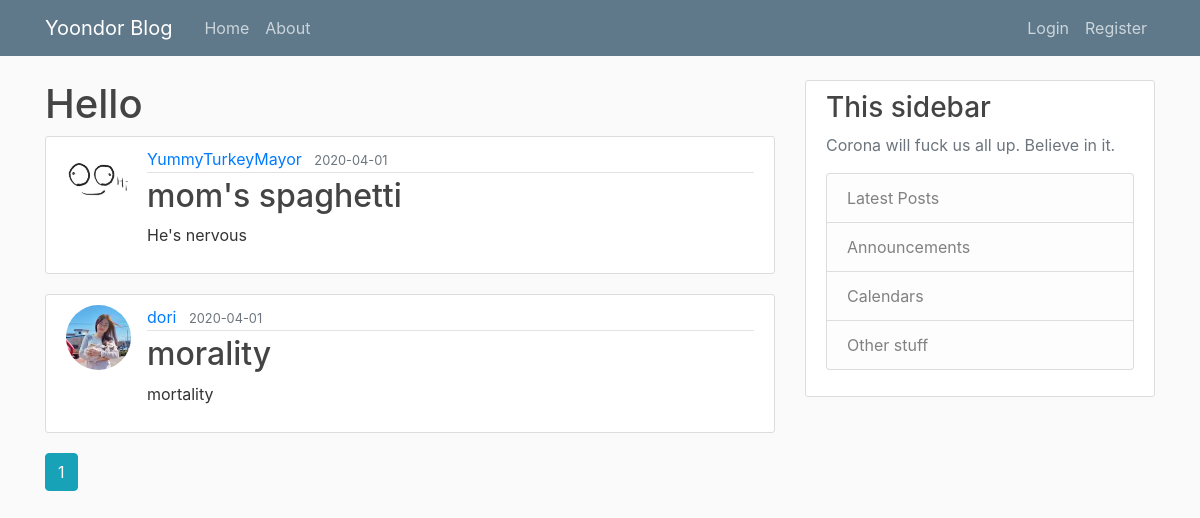
The app's page /home, older data.
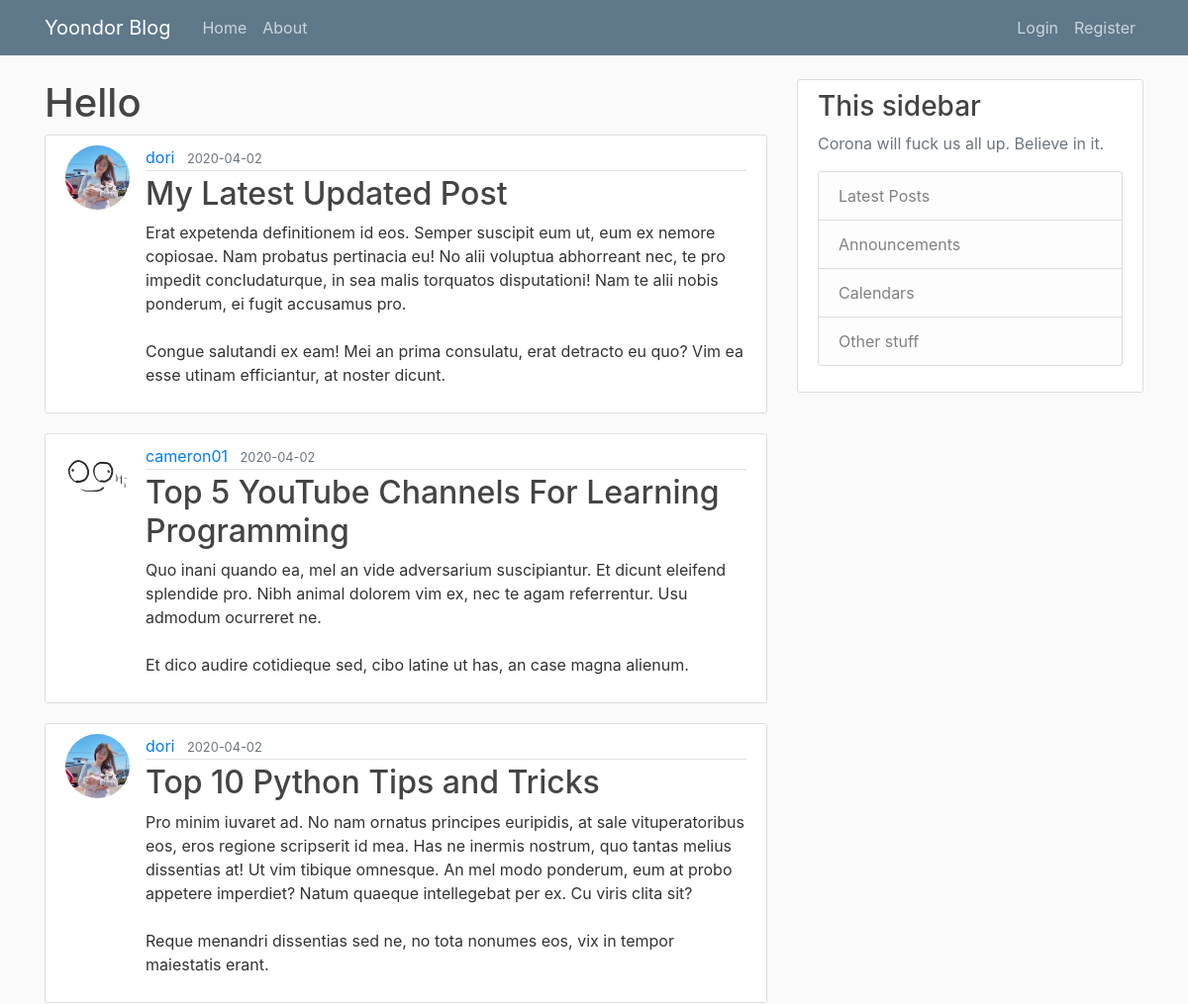
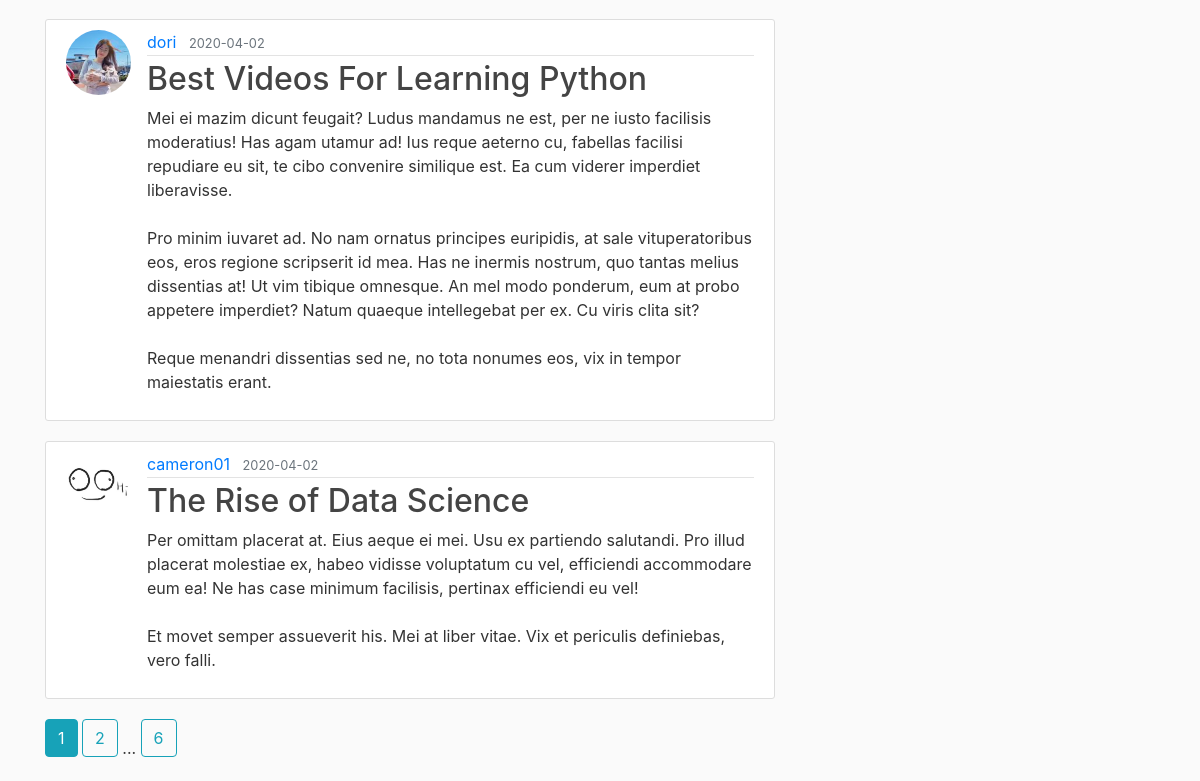
The same page, newer data (2 pictures, top to bottom).
### flaskblog/models.py (models this page shows, shortened)
class Post(db.Model):
    id = db.Column(db.Integer, primary_key=True)
    title = db.Column(db.String(100), nullable=False)
    date_posted = db.Column(db.DateTime, nullable=False, default=datetime.utcnow)
    content = db.Column(db.Text, nullable=False)
    user_id = db.Column(db.Integer, db.ForeignKey('user.id'), nullable=False)

class User(db.Model, UserMixin):
    id = db.Column(db.Integer, primary_key=True)
    username = db.Column(db.String(20), unique=True, nullable=False)
    email = db.Column(db.String(120), unique=True, nullable=False)
    image_file = db.Column(db.String(20), nullable=False, default='default.jpg')
    pw = db.Column(db.String(60), nullable=False)
    posts = db.relationship('Post', backref='author', lazy=True)

### flaskblog/main/routes.py (the view)
@main.route("/")
@main.route("/home")
def hello():
    page = request.args.get('page', 1, type=int)
    posts = Post.query.order_by(Post.date_posted.desc()).paginate(page=page, per_page=5)
    return render_template('home.html', posts=posts)

### flaskblog/templates/home.html
{% extends "layout.html" %}
{% block content %}
    <h1>Hello</h1>
    {% for post in posts.items %}
        <article class="media content-section">
            <img class="rounded-circle article-img" src="{{ url_for('static', filename='profile_pics/' + post.author.image_file)}}">
          <div class="media-body">
            <div class="article-metadata">
              <a class="mr-2" href="{{url_for('users.user_posts', username=post.author.username)}}">{{ post.author.username }}</a>
              <small class="text-muted">{{ post.date_posted.strftime('%Y-%m-%d') }}</small>
            </div>
            <h2><a class="article-title" href="{{ url_for('posts.post', post_id=post.id) }}">{{ post.title }}</a></h2>
            <p class="article-content">{{ post.content }}</p>
          </div>
        </article>
    {% endfor %}
    {% for page_num in posts.iter_pages(left_edge=1, right_edge=1, left_current=1, right_current=2) %}
        {% if page_num %}
            {% if posts.page == page_num %}
                <a class="btn btn-info mb-4" href="{{ url_for('main.hello', page=page_num) }}">{{ page_num }}</a>
            {% else %}
                <a class="btn btn-outline-info mb-4" href="{{ url_for('main.hello', page=page_num) }}">{{ page_num }}</a>
            {% endif %}
        {% else %}
            ...
        {% endif %}
    {% endfor %}
{% endblock content %}

Row changes from the older to the newer data that the page shows:
no longer on this page (row unchanged): Post: image_file (placeholder picture), author.username "YummyTurkeyMayor", date_posted "2020-04-01", title "mom's spaghetti", content "He's nervous"
no longer on this page (row unchanged): Post: image_file (picture), author.username "dori", date_posted "2020-04-01", title "morality", content "mortality"
added Post: image_file (picture), author.username "dori", date_posted "2020-04-02", title "My Latest Updated Post", content "Erat expetenda definitionem id eos. Semper suscipit eum ut, eum ex nemore copiosae. Nam probatus pertinacia eu! No alii voluptua abhorreant nec, te pro impedit concludaturque, in sea malis torquatos disputationi! Nam te alii nobis ponderum, ei fugit accusamus pro. Congue salutandi ex eam! Mei an prima consulatu, erat detracto eu quo? Vim ea esse utinam efficiantur, at noster dicunt."
added Post: image_file (placeholder picture), author.username "cameron01", date_posted "2020-04-02", title "Top 5 YouTube Channels For Learning Programming", content "Quo inani quando ea, mel an vide adversarium suscipiantur. Et dicunt eleifend splendide pro. Nibh animal dolorem vim ex, nec te agam referrentur. Usu admodum ocurreret ne. Et dico audire cotidieque sed, cibo latine ut has, an case magna alienum."
added Post: image_file (picture), author.username "dori", date_posted "2020-04-02", title "Top 10 Python Tips and Tricks", content "Pro minim iuvaret ad. No nam ornatus principes euripidis, at sale vituperatoribus eos, eros regione scripserit id mea. Has ne inermis nostrum, quo tantas melius dissentias at! Ut vim tibique omnesque. An mel modo ponderum, eum at probo appetere imperdiet? Natum quaeque intellegebat per ex. Cu viris clita sit? Reque menandri dissentias sed ne, no tota nonumes eos, vix in tempor maiestatis erant."
added Post: image_file (picture), author.username "dori", date_posted "2020-04-02", title "Best Videos For Learning Python", content "Mei ei mazim dicunt feugait? Ludus mandamus ne est, per ne iusto facilisis moderatius! Has agam utamur ad! Ius reque aeterno cu, fabellas facilisi repudiare eu sit, te cibo convenire similique est. Ea cum viderer imperdiet liberavisse. Pro minim iuvaret ad. No nam ornatus principes euripidis, at sale vituperatoribus eos, eros regione scripserit id mea. Has ne inermis nostrum, quo tantas melius dissentias at! Ut vim tibique omnesque. An mel modo ponderum, eum at probo appetere imperdiet? Natum quaeque intellegebat per ex. Cu viris clita sit? Reque menandri dissentias sed ne, no tota nonumes eos, vix in tempor maiestatis erant."
added Post: image_file (placeholder picture), author.username "cameron01", date_posted "2020-04-02", title "The Rise of Data Science", content "Per omittam placerat at. Eius aeque ei mei. Usu ex partiendo salutandi. Pro illud placerat molestiae ex, habeo vidisse voluptatum cu vel, efficiendi accommodare eum ea! Ne has case minimum facilisis, pertinax efficiendi eu vel! Et movet semper assueverit his. Mei at liber vitae. Vix et periculis definiebas, vero falli."
Text that changed along with them:
new list line: "2"
new list line: "6"
